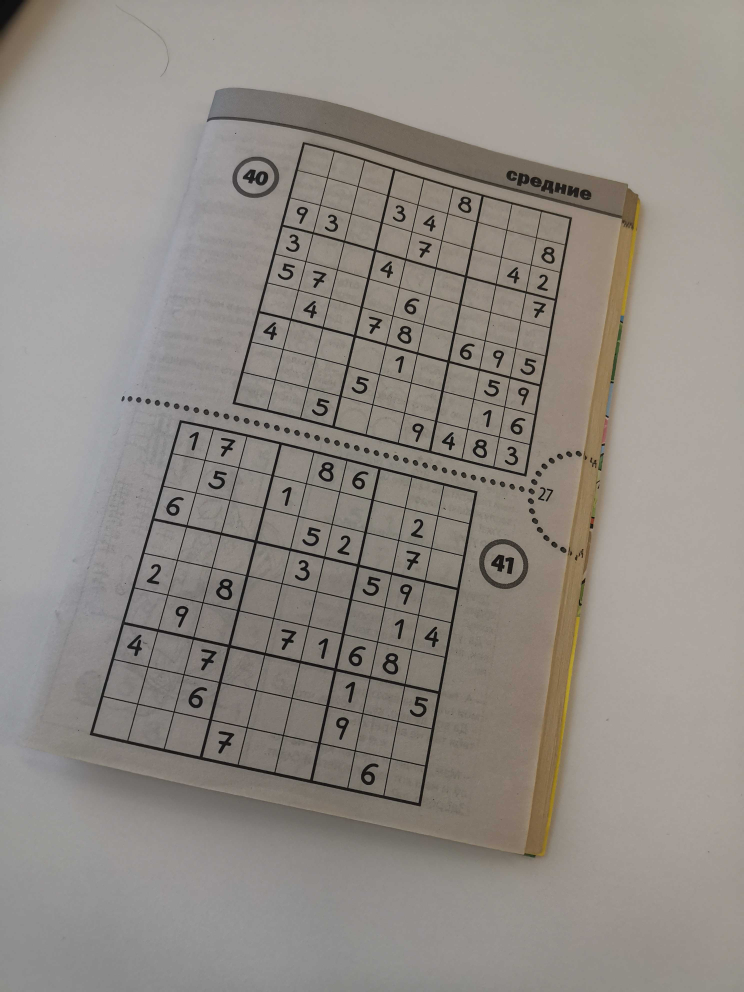
#> input picture train_2.jpg, 2976 x 3968 px (shown at 1/4 size)
$ jupyter execute --allow-errors intro2CV_Volkov_Daniil.ipynb   (shell and % lines are left out)
#> lines starting #> are read from the running program, lines starting #| are printed output that depends on the picture; after the words box and inside, x2 and y2 are one past the last pixel; in counts of white or black regions, pixels touching at a corner belong together
[cell 1]
import cv2
import matplotlib.pyplot as plt
import numpy as np

from sudoku.sudoku import solve, print_field

[cell 2]
def GetSudokuField(colour_image, width_square):
    #############################################
    #
    # Function get colour image from cv2.imread()
    # return colour image of sudoku field
    # format same with input
    #
    # width_square is a size fot output image
    #
    #############################################

    # convert to gray scale
    gray_image = cv2.cvtColor(colour_image, cv2.COLOR_BGR2GRAY)

    # get binary image fot contour calculate
    min_value = np.min(gray_image)
    max_value = np.max(gray_image)
    treshhold_value = min_value + (max_value - min_value)/4
    binary_image = (gray_image < treshhold_value).astype(np.uint8)

    # get the max contour is a square of sudoku field
    contours, _ = cv2.findContours(binary_image, cv2.RETR_EXTERNAL, cv2.CHAIN_APPROX_SIMPLE)
    max_contour = max(contours, key=cv2.contourArea)

    # approximate max contour to get approximate square
    epsilon = 0.02 * cv2.arcLength(max_contour, True)
    max_contour = cv2.approxPolyDP(max_contour, epsilon, True)

    # get homography matrix
    square = np.array([[0, 0], [0, width_square], [width_square, width_square], [width_square, 0]], dtype=np.float32)
    H, _ = cv2.findHomography(max_contour, square)

    # get output image
    sudoku_field = cv2.warpPerspective(colour_image, H, (width_square, width_square))

    return sudoku_field, H

[cell 3]
def GetValue(cell):
    #
    # Crosscorrelation method
    # Function get cell image and return predicted label
    #

    # Reshape cell for matching
    dx = 20
    w = cell.shape[0]
    dw = int(w/10)
    cell = cell[dw:w-dw,dw:w-dw]
    cell = cv2.resize(cell, (dx, dx), interpolation=cv2.INTER_AREA)
    if(np.max(cell)<=1):
         cell *= 255

    # add blur
    cell = cv2.GaussianBlur(cell, (7,7), 1)

    if(np.mean(cell) <= 10):
        return '?'

    # Comapre with templates
    values = np.zeros(9)
    for name in range(1,10):
        path = 'template/'+str(name)+'.jpg'
        template = cv2.imread(path)
        template = cv2.cvtColor(template, cv2.COLOR_BGR2GRAY)
        template = cv2.resize(template, (dx, dx), interpolation=cv2.INTER_AREA)
        #add blur
        template = cv2.GaussianBlur(template, (7,7), 1)

        result = cv2.matchTemplate(cell, template, cv2.TM_CCOEFF_NORMED)

        _, max_val, _, _ = cv2.minMaxLoc(result)
        values[name-1] = max_val

    ind_max = np.argmax(values) + 1

    return ind_max

[cell 4]
def GetSudokuBoard(sudoku_field,width_field):
    #
    # Get matrix with numbers
    #

    sudoku_board = ['?']*9
    sudoku_board = [sudoku_board]*9
    sudoku_board = np.array(sudoku_board)


    gray_sudoku_field = cv2.cvtColor(sudoku_field, cv2.COLOR_BGR2GRAY)
    min_value = np.min(gray_sudoku_field)
    max_value = np.max(gray_sudoku_field)
    treshhold_value = min_value + (max_value - min_value)/5
    binary_sudoku_field = (gray_sudoku_field < treshhold_value).astype(np.uint8)

    h = width_field/9
    for i in range(9):
        for j in range(9):
            cell = binary_sudoku_field[int(h*i):int(h*(i+1)),int(h*j):int(h*(j+1))]
            sudoku_board[i][j] = GetValue(cell)

    return sudoku_board

[cell 5]
def SolveSudoku(sudoku_field,width_field):

    sudoku_board = GetSudokuBoard(sudoku_field,width_field)

    # Make valid format of field for sudoku solver
    puzzle = ''
    for i in range(9):
        for j in range(9):
            puzzle += str(sudoku_board[i][j])+' '

    # solve sudoku
    solution = next(solve(puzzle))

    h = width_field/9
    # draw solution on image
    for i in range(9):
        for j in range(9):
            if(sudoku_board[i][j] == '?'):
                template = cv2.imread('template/'+str(solution[i,j])+'.jpg')
                template = cv2.resize(template, (int(h), int(h)), interpolation=cv2.INTER_AREA)
                number = template / 5

                sudoku_field[int(h*i):int(h*(i+1)),int(h*j):int(h*(j+1))] -= number.astype(np.uint8)

    return sudoku_field

[cell 6]
# read image and get sudoku field
image = cv2.imread('train_2.jpg')
#> image is the input picture: shape (3968, 2976, 3); mean B, G, R 133, 139, 144.5

image_0 = image[1600:,:]
image_1 = image[:2000,:]
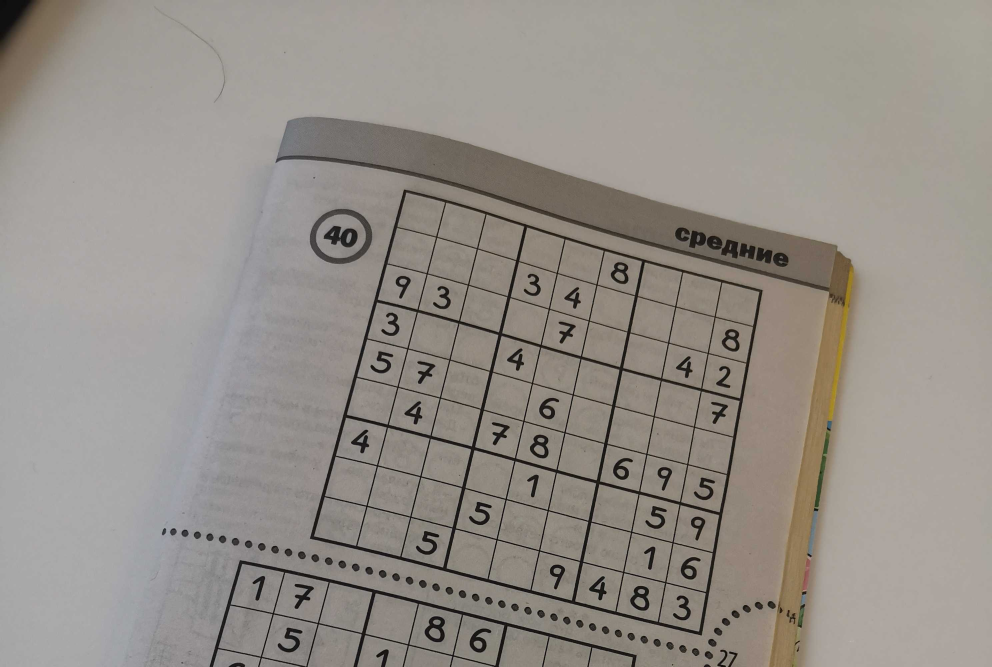
#> image_1: shape (2000, 2976, 3) (shown at 1/3 size); mean B, G, R 137.3, 143.9, 149.4

# we can get only one field of sudoku, if image contain 2 fields, please separate them
width_field = 900
sudoku_field_0, H0 = GetSudokuField(image_0,width_field)
#> in GetSudokuField, `gray_image = cv2.cvtColor(colour_image, cv2.COLOR_BGR2GRAY)`:
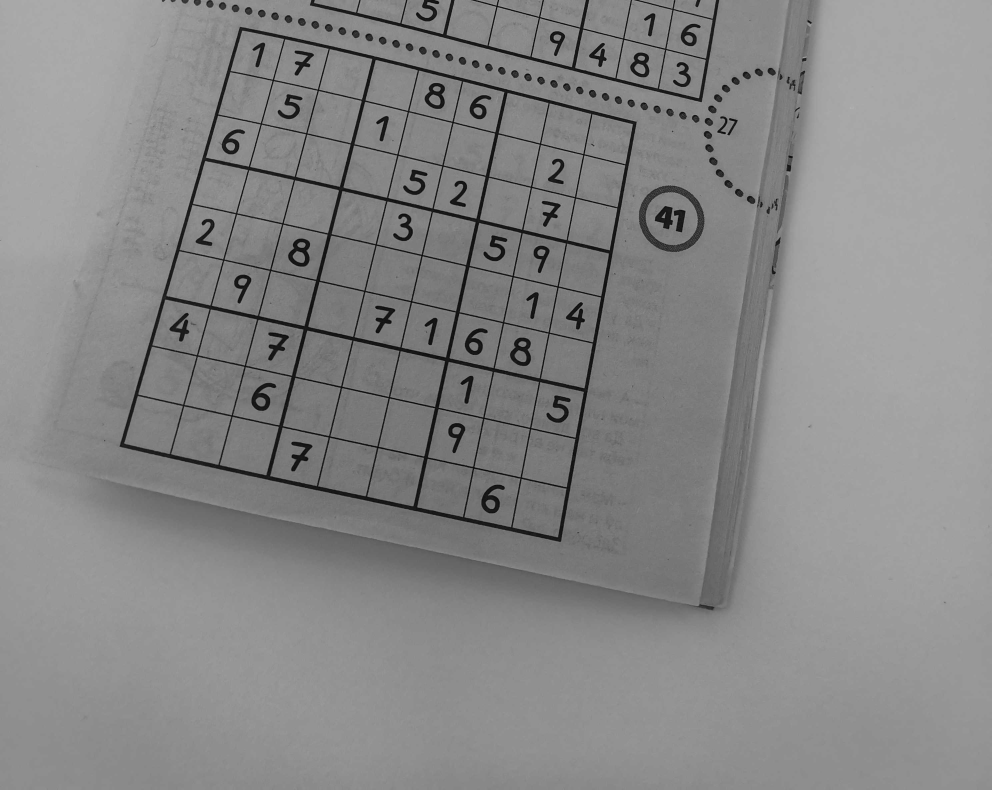
#> gray_image: shape (2368, 2976) (shown at 1/3 size); min 0, max 189, mean 135.5
#> in GetSudokuField, `min_value = np.min(gray_image)`: min_value = 0
#> in GetSudokuField, `max_value = np.max(gray_image)`: max_value = 189
#> in GetSudokuField, `treshhold_value = min_value + (max_value - min_value)/4`: treshhold_value = 47.25
#> in GetSudokuField, `binary_image = (gray_image < treshhold_value).astype(np.uint8)`:
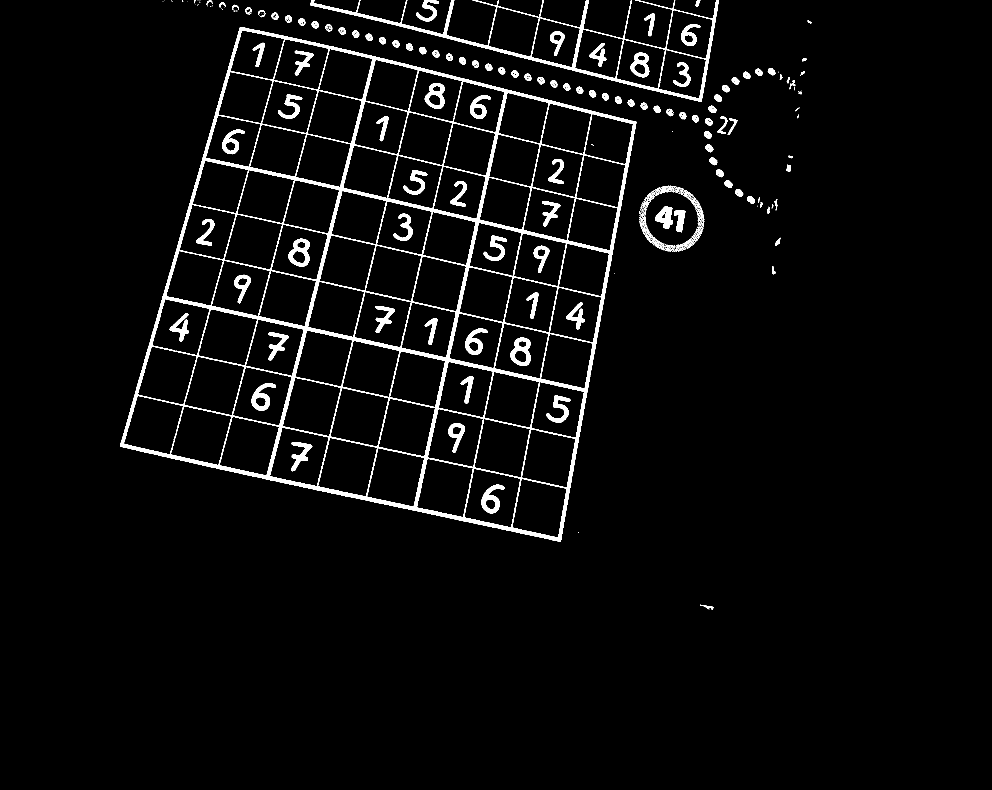
#> binary_image: shape (2368, 2976) (shown at 1/3 size); values 0 (black) and 1 (white), 3.6% white; 422 white regions (254 under 20 px)
#> in GetSudokuField, `contours, _ = cv2.findContours(binary_image, cv2.RETR_EXTERNAL, cv2.CH..`: contours = 370 contours, 271 with area under 20; largest, box (x1, y1, x2, y2) and area: (360, 81, 1909, 1625) 1669324, (931, 0, 2157, 306) 108450, (1965, 619, 2018, 687) 2089, (1248, 0, 1317, 64) 1452, (2022, 630, 2056, 697) 1262
#> in GetSudokuField, `max_contour = max(contours, key=cv2.contourArea)`: max_contour = contour of 2330 points, box (x1, y1, x2, y2) (360, 81, 1909, 1625), area 1669324
#> in GetSudokuField, `epsilon = 0.02 * cv2.arcLength(max_contour, True)`: epsilon = 110.2
#> in GetSudokuField, `max_contour = cv2.approxPolyDP(max_contour, epsilon, True)`: max_contour = [[720, 81], [360, 1339], [1681, 1624], [1908, 365]]
#> in GetSudokuField, `H, _ = cv2.findHomography(max_contour, square)`: H = [[0.681, 0.195, -506.2], [-0.174, 0.727, 66.29], [-3.48e-05, 7.39e-05, 1]]
#> in GetSudokuField, `sudoku_field = cv2.warpPerspective(colour_image, H, (width_square, wid..`:
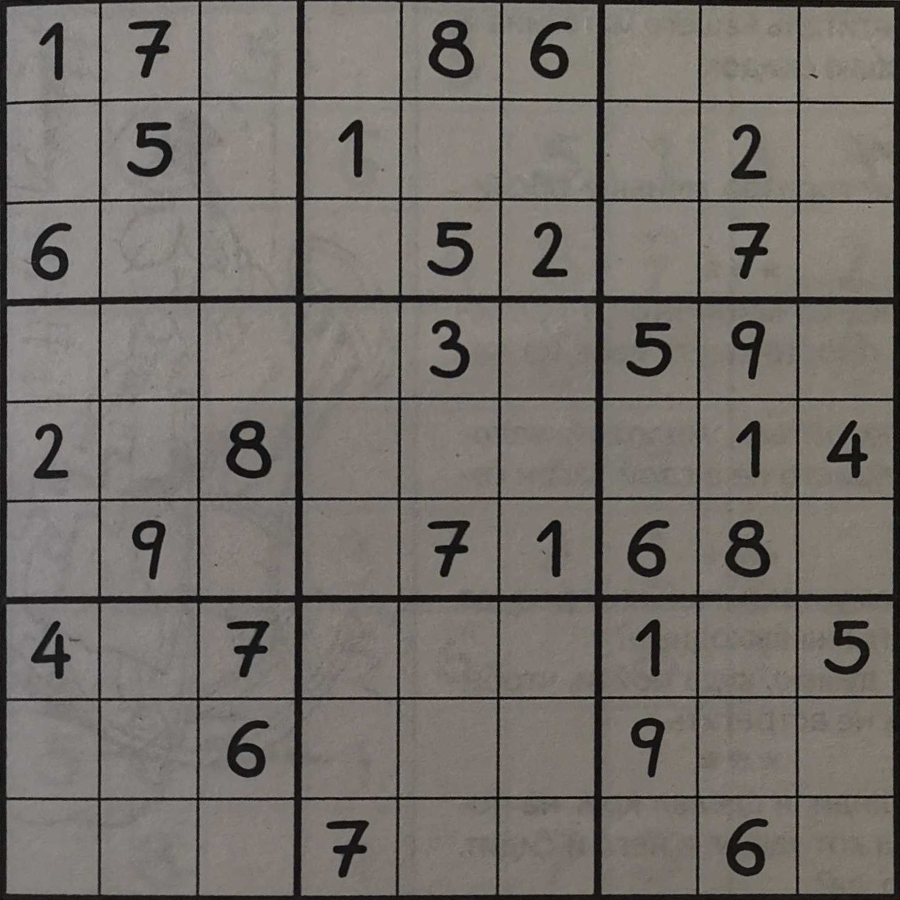
#> sudoku_field: shape (900, 900, 3); mean B, G, R 107.1, 112.4, 117.6
#> H0 has the same summary as H in GetSudokuField
sudoku_field_1, H1 = GetSudokuField(image_1,width_field)
#> call 2 of GetSudokuField, with width_square = 900
#> in GetSudokuField (call 2), `binary_image = (gray_image < treshhold_value).astype(np.uint8)`:
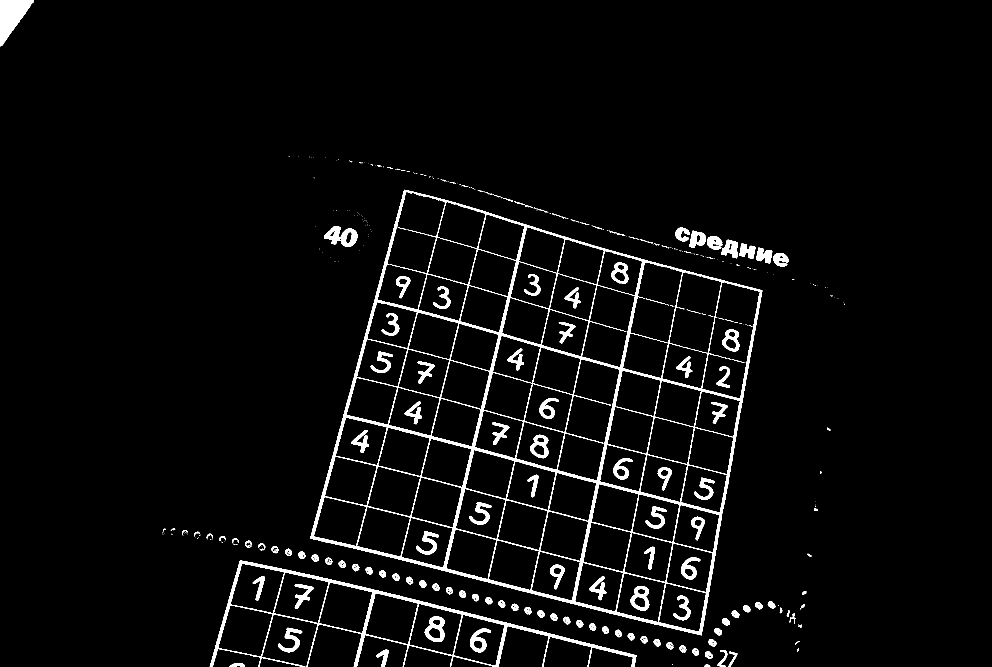
#> binary_image: shape (2000, 2976) (shown at 1/3 size); values 0 (black) and 1 (white), 3.5% white; 416 white regions (263 under 20 px)
#> in GetSudokuField (call 2), `contours, _ = cv2.findContours(binary_image, cv2.RETR_EXTERNAL, cv2.CH..`: contours = 337 contours, 253 with area under 20; largest, box (x1, y1, x2, y2) and area: (931, 569, 2287, 1906) 1231961, (629, 1681, 1909, 2000) 138326, (0, 0, 102, 139) 7320, (972, 678, 1072, 741) 3598, (834, 1883, 907, 1957) 1685
#> in GetSudokuField (call 2), `max_contour = max(contours, key=cv2.contourArea)`: max_contour = contour of 2119 points, box (x1, y1, x2, y2) (931, 569, 2287, 1906), area 1231961
#> in GetSudokuField (call 2), `epsilon = 0.02 * cv2.arcLength(max_contour, True)`: epsilon = 95.4
#> in GetSudokuField (call 2), `max_contour = cv2.approxPolyDP(max_contour, epsilon, True)`: max_contour = [[1213, 569], [931, 1615], [2104, 1905], [2286, 871]]
#> in GetSudokuField (call 2), `H, _ = cv2.findHomography(max_contour, square)`: H = [[0.738, 0.199, -1008.6], [-0.24, 0.851, -193.7], [-4.92e-05, 6.81e-05, 1]]
#> in GetSudokuField (call 2), `sudoku_field = cv2.warpPerspective(colour_image, H, (width_square, wid..`:
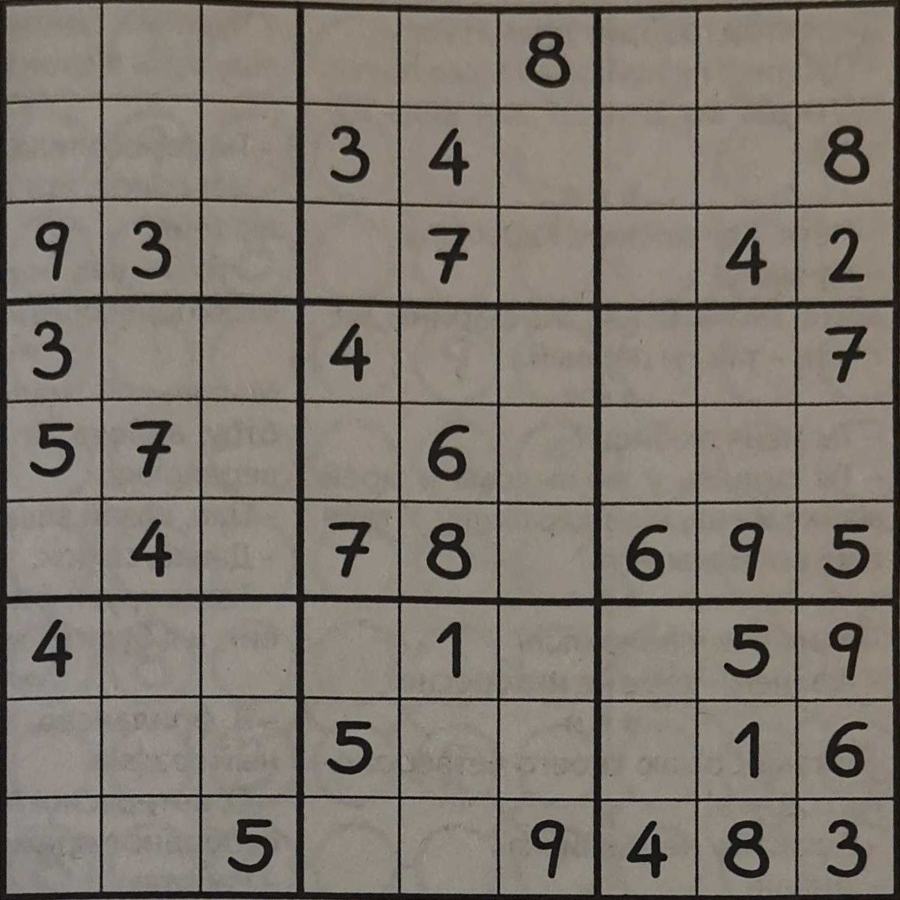
#> sudoku_field: shape (900, 900, 3); mean B, G, R 112.3, 121, 128.2
#> H1 has the same summary as H in GetSudokuField

#> (a cell that did not finish here is left out)

#> in GetSudokuBoard, `min_value = np.min(gray_sudoku_field)`: min_value = 1
#> in GetSudokuBoard, `max_value = np.max(gray_sudoku_field)`: max_value = 165
#> in GetSudokuBoard, `treshhold_value = min_value + (max_value - min_value)/5`: treshhold_value = 33.8
#> in GetSudokuBoard, `binary_sudoku_field = (gray_sudoku_field < treshhold_value).astype(np...`: binary_sudoku_field: shape (900, 900); values 0 (black) and 1 (white), 9.8% white; 57 white regions (20 under 20 px), largest, box (x1, y1, x2, y2) and area: (0, 0, 900, 900) 54506, (227, 421, 271, 478) 1181, (726, 520, 770, 577) 1177
#> in GetSudokuBoard, `cell = binary_sudoku_field[int(h*i):int(h*(i+1)),int(h*j):int(h*(j+1))]`: cell: shape (100, 100); values 0 (black) and 1 (white), 13.8% white; 12 white regions (10 under 20 px), largest, box (x1, y1, x2, y2) and area: (0, 0, 100, 100) 891, (40, 23, 63, 79) 478
#> in GetValue, `cell = cell[dw:w-dw,dw:w-dw]`: cell: shape (80, 80); values 0 (black) and 1 (white), 7.5% white; 1 white region, box (x1, y1, x2, y2) and area: (30, 13, 53, 69) 478
#> in GetValue, `cell = cv2.resize(cell, (dx, dx), interpolation=cv2.INTER_AREA)`: cell: shape (20, 20); values 0 (black) and 1 (white), 8% white in thin lines or dots, all inside (x1, y1, x2, y2) = (8, 4, 13, 17)
#> in GetValue, `cell = cv2.GaussianBlur(cell, (7,7), 1)`:
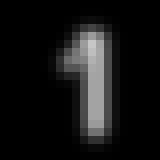
#> cell: shape (20, 20) (shown 8 times larger); min 0, max 198, mean 20.4
sudoku_solve_1 = SolveSudoku(sudoku_field_1,width_field)

[cell 8]
(h,w,_) = image_0.shape
#> h = 2368; w = 2976
#> (the rest of this cell did not finish here and is left out)
